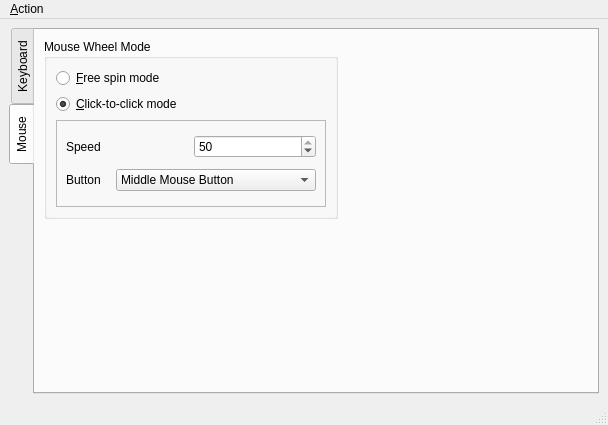
<ui version="4.0" >
 <author>Lawrence Lee</author>
 <class>LogitechApplet</class>
 <widget class="QMainWindow" name="LogitechApplet" >
  <property name="geometry" >
   <rect>
    <x>0</x>
    <y>0</y>
    <width>598</width>
    <height>425</height>
   </rect>
  </property>
  <property name="windowTitle" >
   <string>Logitech Applet</string>
  </property>
  <property name="windowIcon" >
   <iconset/>
  </property>
  <widget class="QWidget" name="centralwidget" >
   <layout class="QGridLayout" >
    <item row="0" column="0" >
     <widget class="QTabWidget" name="tabWidget" >
      <property name="tabPosition" >
       <enum>QTabWidget::West</enum>
      </property>
      <property name="currentIndex" >
       <number>1</number>
      </property>
      <widget class="QWidget" name="keyboardSettingsTab" >
       <attribute name="title" >
        <string>Keyboard</string>
       </attribute>
       <layout class="QVBoxLayout" >
        <item>
         <layout class="QGridLayout" >
          <item rowspan="2" row="0" column="0" >
           <widget class="QGroupBox" name="LCDSettings" >
            <property name="title" >
             <string>LCD Settings</string>
            </property>
            <layout class="QGridLayout" >
             <item row="0" column="0" >
              <widget class="QGroupBox" name="LCDBrightness" >
               <property name="title" >
                <string>LCD Brightness</string>
               </property>
               <layout class="QGridLayout" >
                <item row="0" column="0" >
                 <widget class="QRadioButton" name="LCDBrightnessDark" >
                  <property name="text" >
                   <string>Dark</string>
                  </property>
                 </widget>
                </item>
                <item row="1" column="0" >
                 <widget class="QRadioButton" name="LCDBrightnessMedium" >
                  <property name="text" >
                   <string>Medium</string>
                  </property>
                 </widget>
                </item>
                <item row="2" column="0" >
                 <widget class="QRadioButton" name="LCDBrightnessBright" >
                  <property name="text" >
                   <string>Bright</string>
                  </property>
                 </widget>
                </item>
               </layout>
              </widget>
             </item>
             <item row="0" column="1" >
              <widget class="QGroupBox" name="LCDContrast" >
               <property name="title" >
                <string>LCD Contrast</string>
               </property>
               <layout class="QGridLayout" >
                <item row="0" column="0" >
                 <widget class="QRadioButton" name="LCDContrastLow" >
                  <property name="text" >
                   <string>Low</string>
                  </property>
                 </widget>
                </item>
                <item row="1" column="0" >
                 <widget class="QRadioButton" name="LCDContrastMedium" >
                  <property name="text" >
                   <string>Medium</string>
                  </property>
                 </widget>
                </item>
                <item row="2" column="0" >
                 <widget class="QRadioButton" name="LCDContrastHigh" >
                  <property name="text" >
                   <string>High</string>
                  </property>
                 </widget>
                </item>
               </layout>
              </widget>
             </item>
            </layout>
           </widget>
          </item>
          <item rowspan="2" row="0" column="1" >
           <widget class="QGroupBox" name="KeyboardSettings" >
            <property name="title" >
             <string>Keyboard Settings</string>
            </property>
            <layout class="QGridLayout" >
             <item row="0" column="0" >
              <widget class="QGroupBox" name="KeyboardBrightness" >
               <property name="title" >
                <string>Keyboard Brightness</string>
               </property>
               <layout class="QGridLayout" >
                <item row="0" column="0" >
                 <widget class="QRadioButton" name="KeyboardBrightnessDark" >
                  <property name="text" >
                   <string>Dark</string>
                  </property>
                 </widget>
                </item>
                <item row="1" column="0" >
                 <widget class="QRadioButton" name="KeyboardBrightnessMedium" >
                  <property name="text" >
                   <string>Medium</string>
                  </property>
                 </widget>
                </item>
                <item row="2" column="0" >
                 <widget class="QRadioButton" name="KeyboardBrightnessBright" >
                  <property name="text" >
                   <string>Bright</string>
                  </property>
                 </widget>
                </item>
               </layout>
              </widget>
             </item>
            </layout>
           </widget>
          </item>
          <item row="0" column="2" >
           <widget class="QGroupBox" name="groupBox" >
            <property name="title" >
             <string>Screen</string>
            </property>
            <layout class="QGridLayout" >
             <item row="0" column="0" >
              <widget class="QRadioButton" name="BlankScreen" >
               <property name="text" >
                <string>Blank Screen</string>
               </property>
              </widget>
             </item>
             <item row="1" column="0" >
              <widget class="QRadioButton" name="ShowLogo" >
               <property name="text" >
                <string>Show Logo</string>
               </property>
              </widget>
             </item>
            </layout>
           </widget>
          </item>
          <item row="1" column="2" >
           <spacer>
            <property name="orientation" >
             <enum>Qt::Vertical</enum>
            </property>
            <property name="sizeHint" >
             <size>
              <width>20</width>
              <height>41</height>
             </size>
            </property>
           </spacer>
          </item>
         </layout>
        </item>
        <item>
         <spacer>
          <property name="orientation" >
           <enum>Qt::Vertical</enum>
          </property>
          <property name="sizeHint" >
           <size>
            <width>20</width>
            <height>40</height>
           </size>
          </property>
         </spacer>
        </item>
       </layout>
      </widget>
      <widget class="QWidget" name="mouseSettingsTab" >
       <attribute name="title" >
        <string>Mouse</string>
       </attribute>
       <layout class="QGridLayout" >
        <item row="0" column="0" >
         <widget class="QGroupBox" name="mouseWheelModeGroupBox" >
          <property name="minimumSize" >
           <size>
            <width>290</width>
            <height>180</height>
           </size>
          </property>
          <property name="title" >
           <string>Mouse Wheel Mode</string>
          </property>
          <layout class="QVBoxLayout" >
           <item>
            <widget class="QRadioButton" name="freeSpinRadioButton" >
             <property name="text" >
              <string>&amp;Free spin mode</string>
             </property>
            </widget>
           </item>
           <item>
            <widget class="QRadioButton" name="clickToClickRadioButton" >
             <property name="text" >
              <string>&amp;Click-to-click mode</string>
             </property>
             <property name="checked" >
              <bool>true</bool>
             </property>
            </widget>
           </item>
           <item>
            <widget class="QFrame" name="clickToClickFrame" >
             <property name="minimumSize" >
              <size>
               <width>270</width>
               <height>80</height>
              </size>
             </property>
             <property name="frameShape" >
              <enum>QFrame::StyledPanel</enum>
             </property>
             <property name="frameShadow" >
              <enum>QFrame::Raised</enum>
             </property>
             <layout class="QVBoxLayout" >
              <item>
               <layout class="QHBoxLayout" >
                <item>
                 <widget class="QLabel" name="speedLabel" >
                  <property name="text" >
                   <string>Speed</string>
                  </property>
                 </widget>
                </item>
                <item>
                 <widget class="QSpinBox" name="speedSpinBox" >
                  <property name="minimumSize" >
                   <size>
                    <width>0</width>
                    <height>22</height>
                   </size>
                  </property>
                  <property name="toolTip" >
                   <string>&lt;html>&lt;head>&lt;meta name="qrichtext" content="1" />&lt;style type="text/css">
p, li { white-space: pre-wrap; }
&lt;/style>&lt;/head>&lt;body style=" font-family:'Sans Serif'; font-size:9pt; font-weight:400; font-style:normal;">
&lt;p style=" margin-top:0px; margin-bottom:0px; margin-left:0px; margin-right:0px; -qt-block-indent:0; text-indent:0px;">Speed at which to switch to free-spin mode. Values range from 0 - 50, with a value of 0 disabling switching to free-spin mode.&lt;/p>&lt;/body>&lt;/html></string>
                  </property>
                  <property name="maximum" >
                   <number>50</number>
                  </property>
                  <property name="value" >
                   <number>50</number>
                  </property>
                 </widget>
                </item>
               </layout>
              </item>
              <item>
               <layout class="QHBoxLayout" >
                <item>
                 <widget class="QLabel" name="buttonLabel" >
                  <property name="text" >
                   <string>Button</string>
                  </property>
                 </widget>
                </item>
                <item>
                 <widget class="QComboBox" name="buttonComboBox" >
                  <property name="minimumSize" >
                   <size>
                    <width>200</width>
                    <height>22</height>
                   </size>
                  </property>
                  <item>
                   <property name="text" >
                    <string>Middle Mouse Button</string>
                   </property>
                  </item>
                  <item>
                   <property name="text" >
                    <string>Rear Thumb Button</string>
                   </property>
                  </item>
                  <item>
                   <property name="text" >
                    <string>Front Thumb Button</string>
                   </property>
                  </item>
                  <item>
                   <property name="text" >
                    <string>Find Button</string>
                   </property>
                  </item>
                  <item>
                   <property name="text" >
                    <string>Wheel Left Tilt</string>
                   </property>
                  </item>
                  <item>
                   <property name="text" >
                    <string>Wheel Right Tilt</string>
                   </property>
                  </item>
                  <item>
                   <property name="text" >
                    <string>Thumb Wheel Forward</string>
                   </property>
                  </item>
                  <item>
                   <property name="text" >
                    <string>Thumb Wheel Backwards</string>
                   </property>
                  </item>
                  <item>
                   <property name="text" >
                    <string>Thumb Wheel Clicked</string>
                   </property>
                  </item>
                 </widget>
                </item>
               </layout>
              </item>
             </layout>
            </widget>
           </item>
          </layout>
         </widget>
        </item>
        <item row="0" column="1" >
         <spacer>
          <property name="orientation" >
           <enum>Qt::Horizontal</enum>
          </property>
          <property name="sizeHint" >
           <size>
            <width>141</width>
            <height>20</height>
           </size>
          </property>
         </spacer>
        </item>
        <item row="1" column="0" >
         <spacer>
          <property name="orientation" >
           <enum>Qt::Vertical</enum>
          </property>
          <property name="sizeHint" >
           <size>
            <width>20</width>
            <height>31</height>
           </size>
          </property>
         </spacer>
        </item>
       </layout>
      </widget>
     </widget>
    </item>
   </layout>
  </widget>
  <widget class="QMenuBar" name="menubar" >
   <property name="geometry" >
    <rect>
     <x>0</x>
     <y>0</y>
     <width>598</width>
     <height>29</height>
    </rect>
   </property>
   <widget class="QMenu" name="menu_Action" >
    <property name="title" >
     <string>&amp;Action</string>
    </property>
    <addaction name="action_Exit" />
   </widget>
   <addaction name="menu_Action" />
  </widget>
  <widget class="QStatusBar" name="statusbar" />
  <action name="action_Exit" >
   <property name="text" >
    <string>&amp;Exit</string>
   </property>
  </action>
 </widget>
 <resources>
  <include location="applet.qrc" />
 </resources>
 <connections/>
 <designerdata>
  <property name="gridDeltaX" >
   <number>10</number>
  </property>
  <property name="gridDeltaY" >
   <number>10</number>
  </property>
  <property name="gridSnapX" >
   <bool>true</bool>
  </property>
  <property name="gridSnapY" >
   <bool>true</bool>
  </property>
  <property name="gridVisible" >
   <bool>true</bool>
  </property>
 </designerdata>
</ui>
